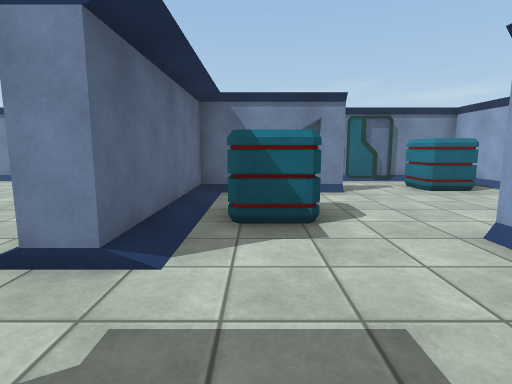
view 1 (above)

19 first-person views from a walk through a scene from a Unity 3-D project. The camera is 1.2 m above the floor, tilts 8° down and sees 80° across. The floor is counted in squares, 1 m on a side. Each view is taken from the middle of a square. On the plan, view 1 faces up. The plan holds only what a view shows up to about 13 squares ahead; the rest is blank. The player character is not drawn. Surface patterns are stand-ins for the level's own textures.

view 2
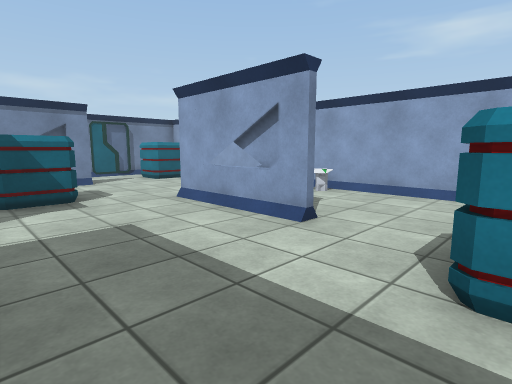

view 3
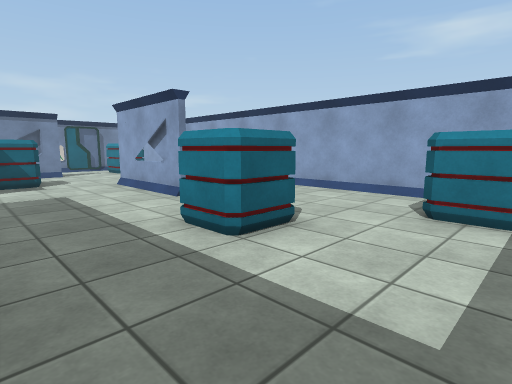

view 4
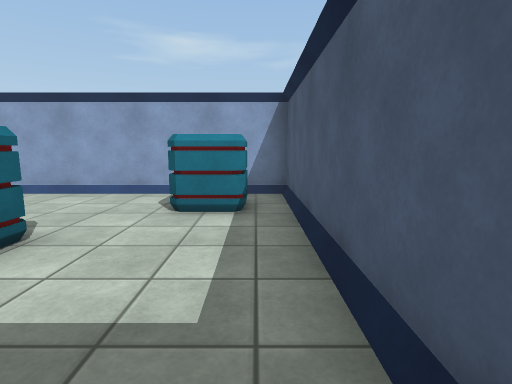

view 5
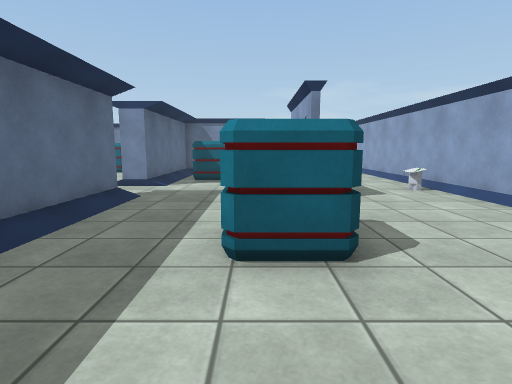

view 6
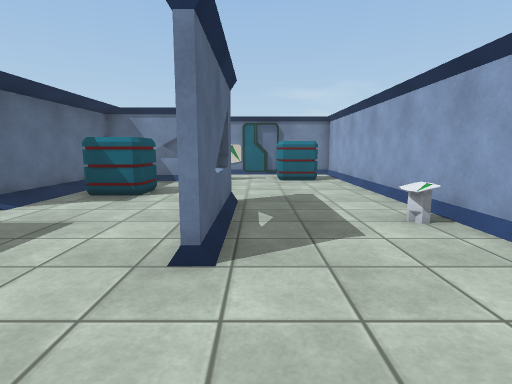

view 7
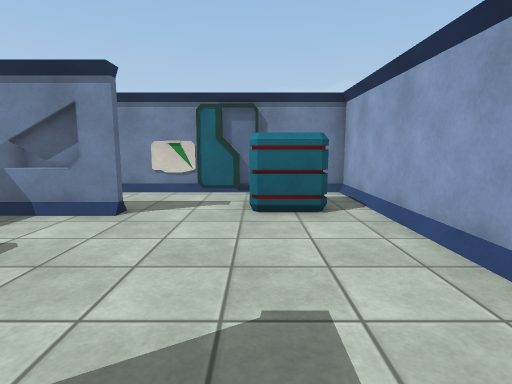

view 8
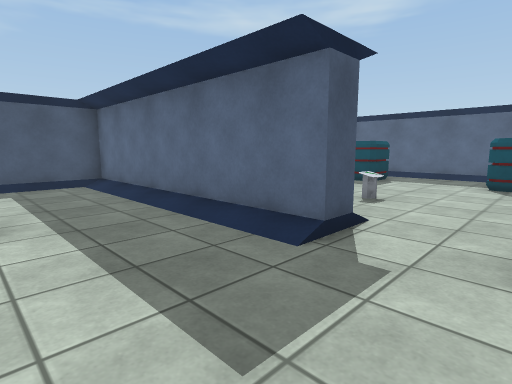

view 9
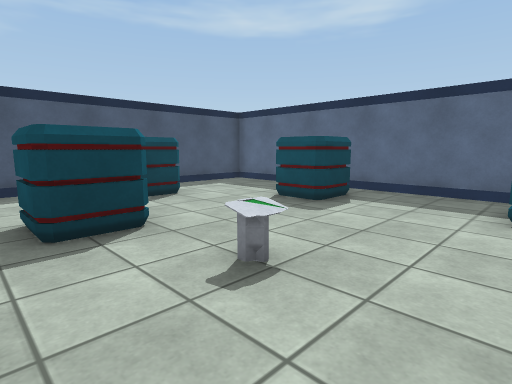

view 10
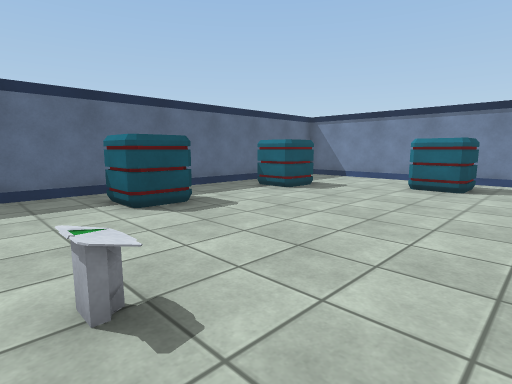

view 11
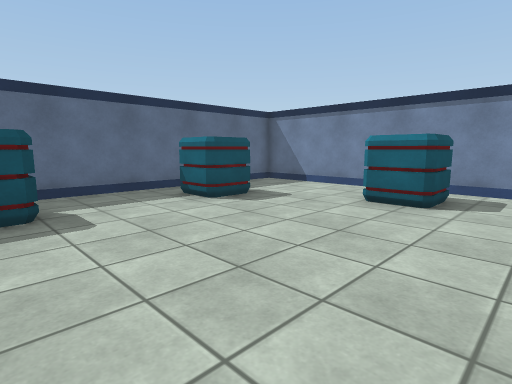

view 12
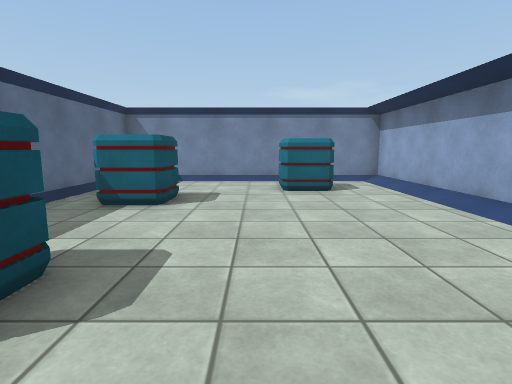

view 13
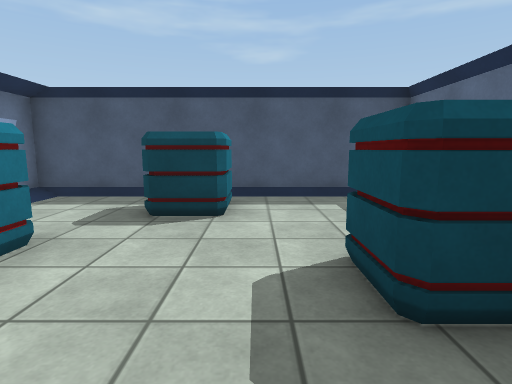

view 14
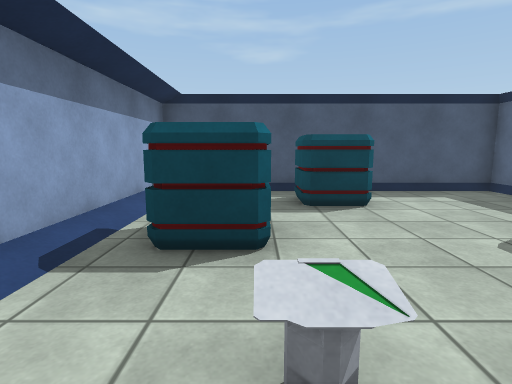

view 15
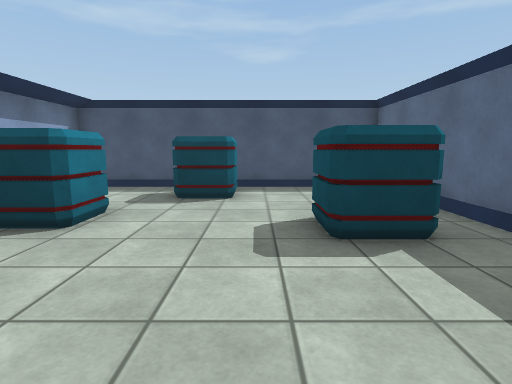

view 16
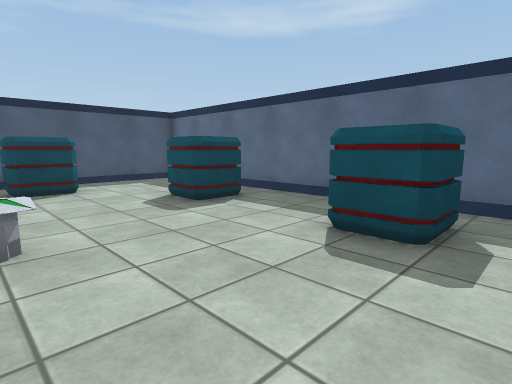

view 17
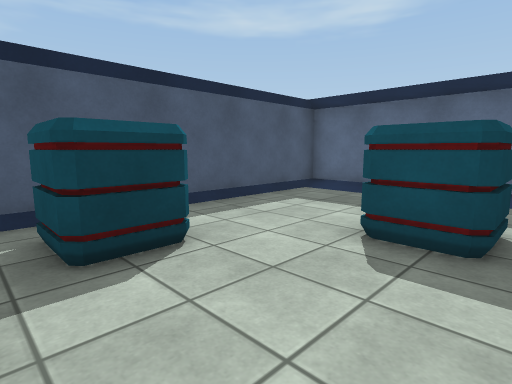

view 18
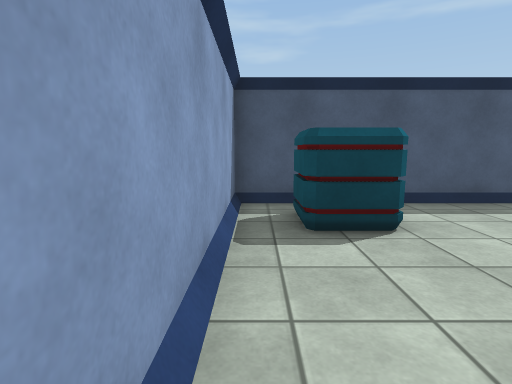

view 19
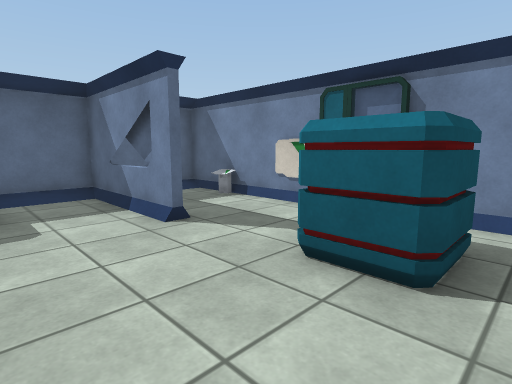

### Floor plan
Ten units are one square. View 1 is at (0, 0); x grows to the right and y downward. Boxes are objects, and circles mark ways between rooms. Rooms are numbered by the first view taken in them; rooms with no view inside come last. Other rooms are left out.
<svg viewBox="-124 -121 204 205">
<path fill="none" stroke="#000" d="M34 -8 34 -21M32 0 32 -41M34 -41 34 0M-24 -8 -16 -8 -16 79 75 79 75 -116 -16 -116 -16 -90M25 -86 -16 -86 -16 -29 -24 -29M19 -88 2 -88M-24 -55 -24 -116 -119 -116 -119 79 -24 79 -24 20"/>
<rect x="-5" y="-65" width="20" height="20" fill="#bbb"><title>crate</title></rect>
<rect x="-5" y="-115" width="10" height="10" fill="#bbb"><title>other object</title></rect>
<rect x="15" y="25" width="20" height="20" fill="#bbb"><title>crate</title></rect>
<rect x="45" y="45" width="20" height="30" fill="#bbb"><title>crate</title></rect>
<rect x="45" y="-105" width="20" height="20" fill="#bbb"><title>crate</title></rect>
<rect x="-105" y="15" width="20" height="20" fill="#bbb"><title>crate</title></rect>
<rect x="-105" y="-35" width="20" height="20" fill="#bbb"><title>crate</title></rect>
<rect x="-105" y="-85" width="20" height="20" fill="#bbb"><title>crate</title></rect>
<rect x="-75" y="45" width="20" height="30" fill="#bbb"><title>crate</title></rect>
<rect x="-65" y="-5" width="20" height="10" fill="#bbb"><title>other object</title></rect>
<rect x="-65" y="-105" width="20" height="20" fill="#bbb"><title>crate</title></rect>
<rect x="-55" y="25" width="20" height="20" fill="#bbb"><title>crate</title></rect>
<circle cx="-20" cy="-15" r="3" fill="#2a7"/>
<text x="20" y="-20">1</text>
<text x="-70" y="-20">2</text>
</svg>
Room 1 opens to room 2.

Where each view was taken, in squares from view 1:
view 1: 0 up, 0 right, facing up
view 2: 3 down, 1 left, facing up-right
view 3: 7 down, 1 left, facing up-right
view 4: 7 down, 1 left, facing right
view 5: 7 down, 2 right, facing up
view 6: 3 down, 4 right, facing up
view 7: 3 up, 5 right, facing up
view 8: 3 up, 2 right, facing down-left
view 9: 2 up, 3 left, facing down-left
view 10: 1 down, 3 left, facing up-left
view 11: 2 up, 3 left, facing up-left
view 12: 0 up, 7 left, facing up
view 13: 0 up, 8 left, facing down
view 14: 1 up, 5 left, facing down
view 15: 2 up, 8 left, facing down
view 16: 4 up, 5 left, facing down-left
view 17: 2 down, 7 right, facing down-left
view 18: 1 down, 7 right, facing down
view 19: 6 up, 7 right, facing up-left
